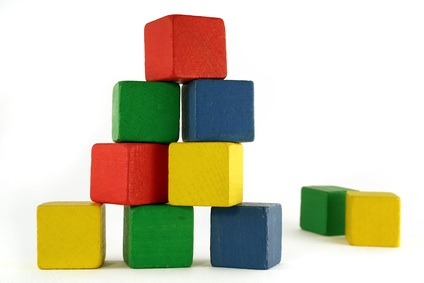
#> input picture block_2.jpg, 424 x 283 px
$ python counting_objects.py --image block_2.jpg
#> lines starting #> are read from the running program, lines starting #| are printed output that depends on the picture; after the words box and inside, x2 and y2 are one past the last pixel; in counts of white or black regions, pixels touching at a corner belong together

# import the necessary packages
import argparse
import imutils
import cv2

# construct the argument parser and parse the arguments
ap = argparse.ArgumentParser()
ap.add_argument("-i", "--image", required=True,
	help="path to input image")
args = vars(ap.parse_args())
image =cv2.imread(args["image"])
#> image is the input picture: shape (283, 424, 3); mean B, G, R 178.2, 202.5, 207.7
cv2.imshow("image",image)

# convertion of image to gray scale image
gray = cv2.cvtColor(image, cv2.COLOR_BGR2GRAY)
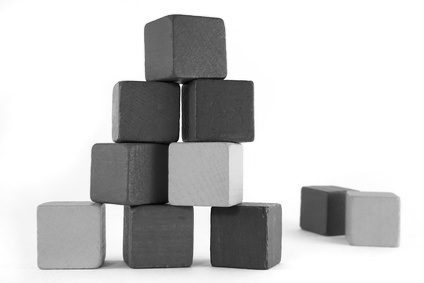
#> gray: shape (283, 424); min 1, max 255, mean 201.3
edged = cv2.Canny(gray,30,150)
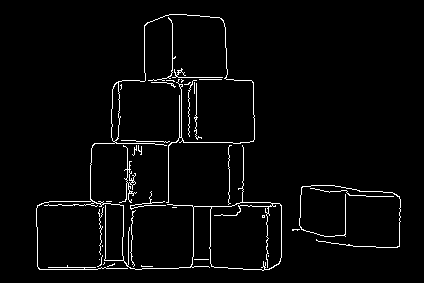
#> edged: shape (283, 424); 3% white in thin lines or dots, all inside (x1, y1, x2, y2) = (36, 14, 401, 271)
thresh = cv2.threshold(gray, 225, 255, cv2.THRESH_BINARY_INV)[1]
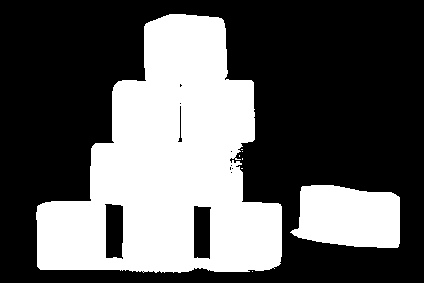
#> thresh: shape (283, 424); 36.4% white; 8 white regions (6 under 20 px)

cnts = cv2.findContours(thresh.copy(), cv2.RETR_EXTERNAL,
	cv2.CHAIN_APPROX_SIMPLE)
#> cnts = 8 contours, 6 with area under 20; largest, box (x1, y1, x2, y2) and area: (36, 14, 282, 273) 39266, (290, 185, 400, 248) 5521
cnts =imutils.grab_contours(cnts)   #cnts is basically counts no. bounded objects
output =image.copy()

mask = thresh.copy()
mask = cv2.erode(mask,None,iterations=5)
#> mask: shape (283, 424); 28.5% white; 2 white regions, box (x1, y1, x2, y2) and area: (42, 19, 277, 267) 30136, (304, 190, 395, 243) 4083
cv2.imshow("Erosion",mask)
cv2.waitKey(0)

mask = thresh.copy()
mask = cv2.dilate(mask, None, iterations=5)
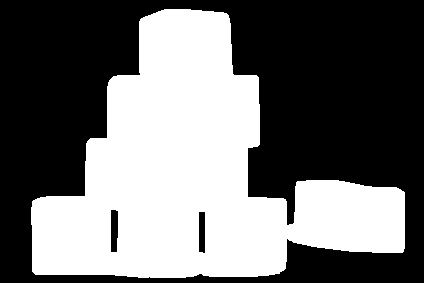
#> mask: shape (283, 424); 43.6% white; 1 white region, box (x1, y1, x2, y2) and area: (31, 9, 405, 278) 52258
cv2.imshow("Dilated",mask)
cv2.waitKey(0)

for c in cnts:
	cv2.drawContours(output ,[c],-1,(240,0,159),3)
	cv2.imshow("boundaries",output)
	cv2.waitKey(0) # for loop runs untill every object was bounded
#> this loop made 8 passes
#> c on passes 1, 3, 4, 5, 6, 7: [[252, 271]], [[241, 168], [242, 168]], [[242, 158], [242, 159]], [[239, 155], [239, 156]], [[242, 151]], [[241, 149], [242, 149]]
#> pass 2, `cv2.imshow("boundaries",output)`:
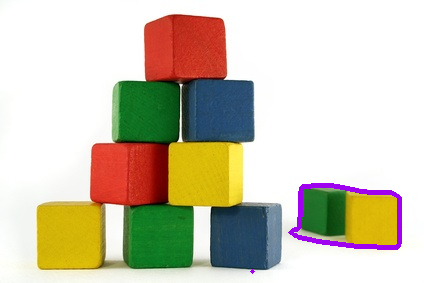
#> window 'boundaries': shape (283, 424, 3); mean B, G, R 179.3, 199.8, 207
#> after the loop:
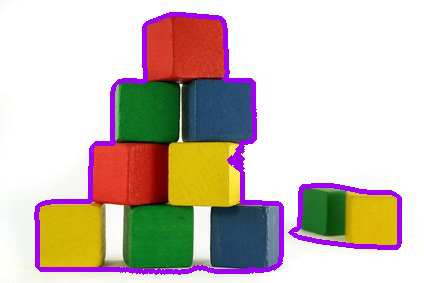
#> output: shape (283, 424, 3); 5.43% of pixels changed, all inside (x1, y1, x2, y2) = (34, 12, 402, 275)

text = " i found {} bounded objects".format(len(cnts))
#> text = ' i found 8 bounded objects'
cv2.putText(output, text, (10, 25),  cv2.FONT_HERSHEY_SIMPLEX, 0.7,
	(240, 0, 159), 2)
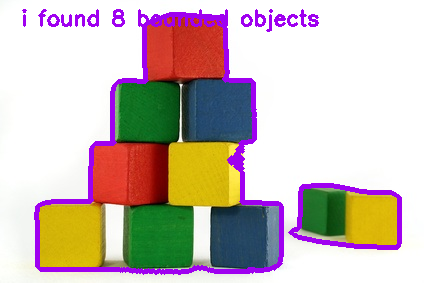
#> output: shape (283, 424, 3); 1.45% of pixels changed, all inside (x1, y1, x2, y2) = (22, 9, 319, 32)
cv2.imshow("Contours", output)
cv2.waitKey(0)


cv2.imshow("Edged",edged)
cv2.waitKey(0)
cv2.imshow("gray",gray)
cv2.waitKey(0)
cv2.imshow("Thresold",thresh)
cv2.waitKey(0)

$ run again, on nltk-speech-codes.png
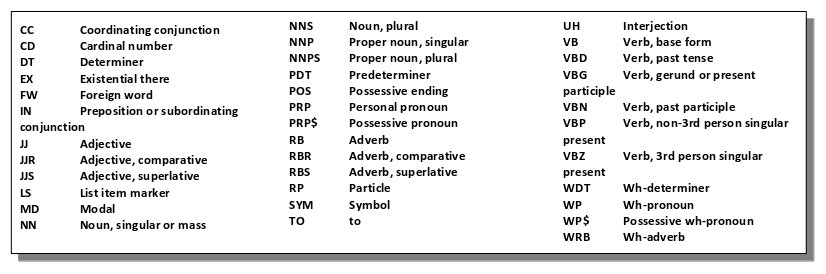
#> input picture nltk-speech-codes.png, 826 x 274 px
#> image is the input picture: shape (274, 826, 3); min 0, max 255, mean 233.1
#> `edged = cv2.Canny(gray,30,150)`:
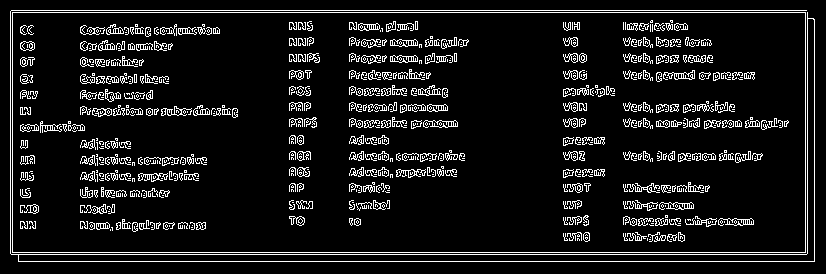
#> edged: shape (274, 826); 9.2% white in thin lines or dots, all inside (x1, y1, x2, y2) = (10, 10, 815, 262)
#> thresh: shape (274, 826); 14.2% white; 364 white regions (53 under 20 px)
#> cnts = 1 contour; box (x1, y1, x2, y2) and area: (10, 11, 815, 262) 200878
#> the loop `for c in cnts:` made 1 pass
#> text = ' i found 1 bounded objects'
#> `cv2.putText(output, text, (10, 25),  cv2.FONT_HERSHEY_SIMPLEX, 0.7, (2..`:
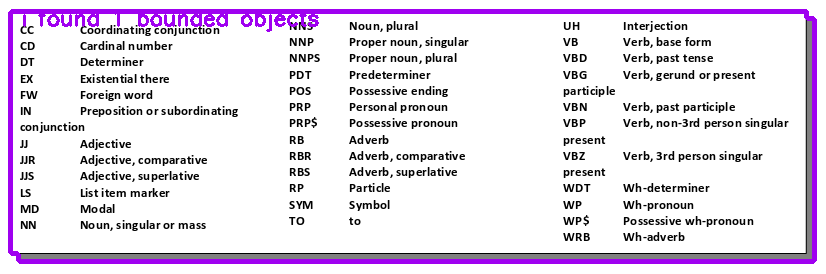
#> output: shape (274, 826, 3); mean B, G, R 234.9, 221.9, 230.5
